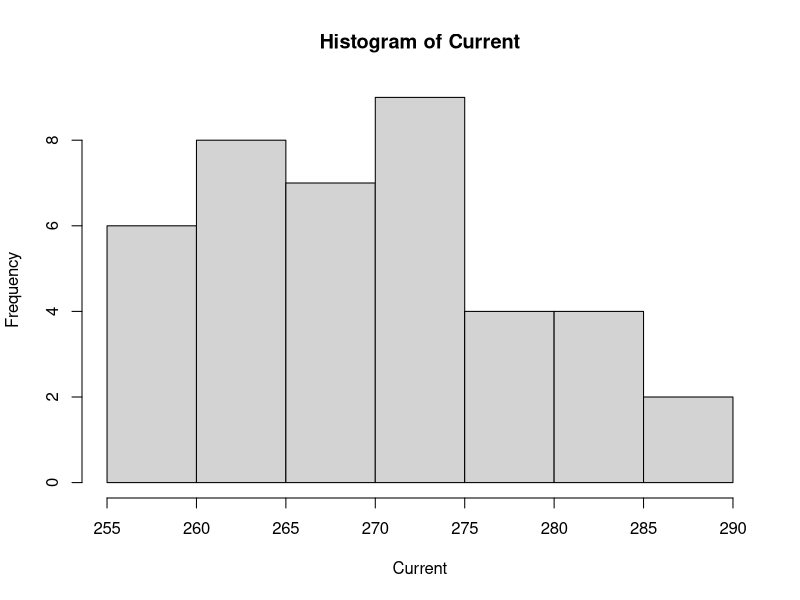
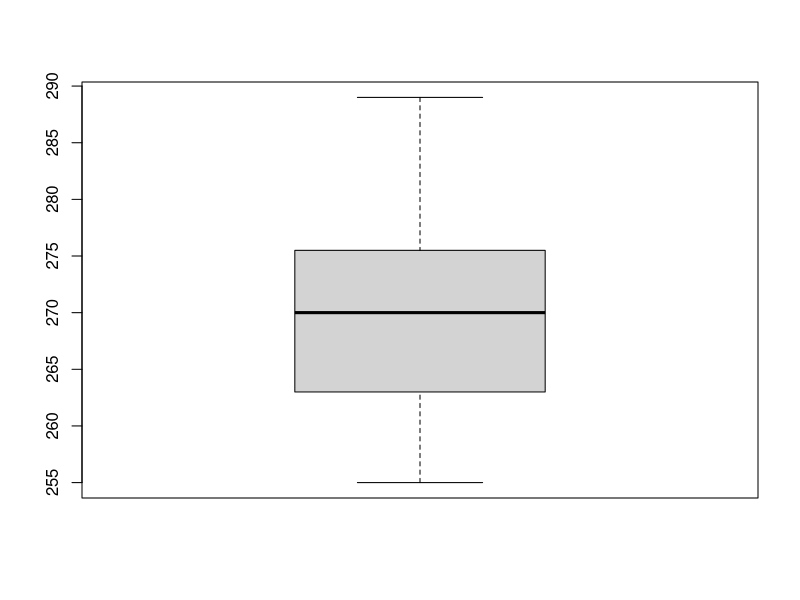
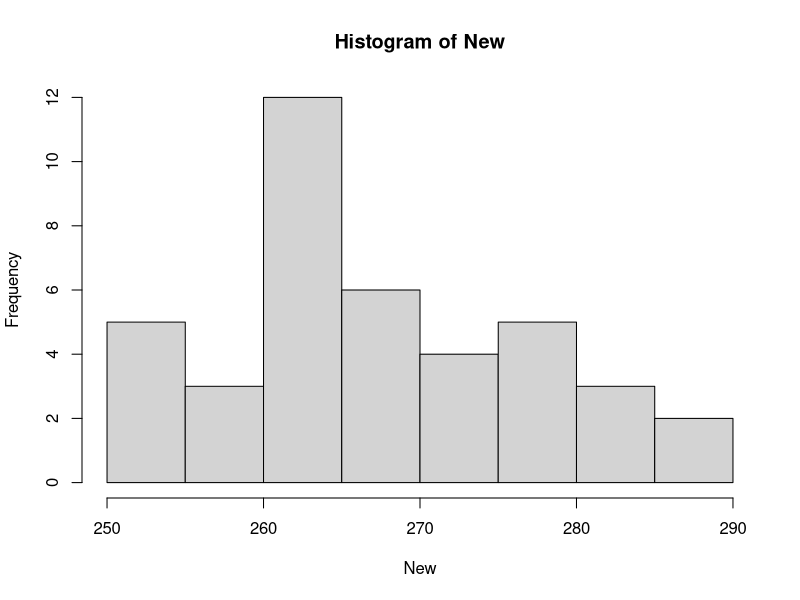
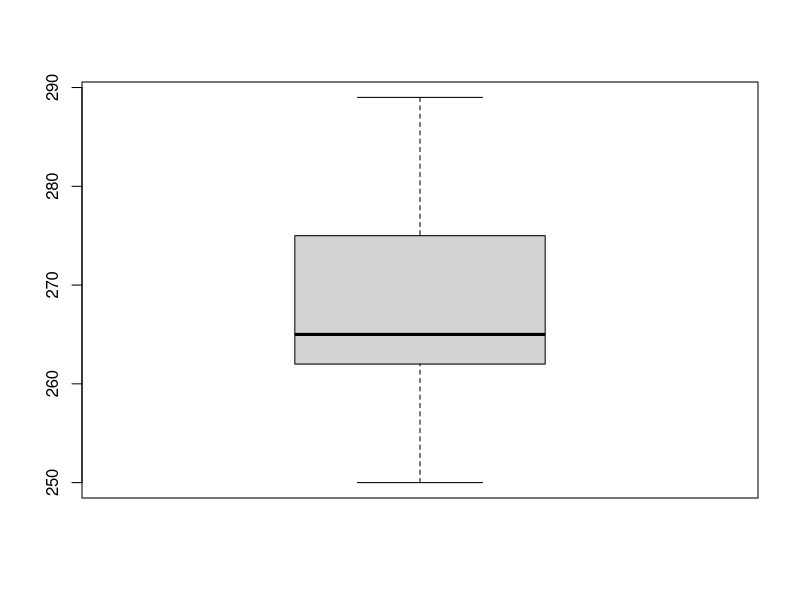

The R source for these figures, in order:
## ---- chunk 1
knitr::opts_chunk$set(echo = TRUE)
## ---- chunk 2
# Loading the library and read the csv

Par_Inc <- read.csv('Par-Inc.csv')
## ---- chunk 3
summary(Par_Inc)
## ---- chunk 4
# Attaching the dataset for easy accessing of variables
attach(Par_Inc)
## ---- chunk 5
hist(Current)
boxplot(Current)
hist(New)
boxplot(New)
## ---- chunk 6
# 95% confidence interval for Current distances
muCurrent <- mean(Current)
sdCurrent <- sd(Current)
n <- 40 # Number of observations
errorCurrent <- qt(0.975,df=n-1)*sdCurrent/sqrt(n)
cat('Confidence Interval for Current is ', muCurrent-errorCurrent, ' - ', muCurrent+errorCurrent)

# 95% confidence interval for Current distances
muNew <- mean(New)
sdNew <- sd(New)
errorNew <- qt(0.975,df=n-1)*sdNew/sqrt(n)
cat('Confidence Interval for New is ', muNew-errorNew, ' - ', muNew+errorNew)
## ---- chunk 7
# Running t test
t.test(Current, New, paired = TRUE, conf.level = 0.95, alternative = "two.sided")
